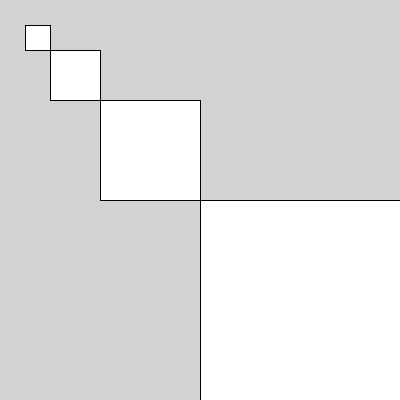
Frame 1 (no input)
Frame 60 (the mouse pressed at the canvas centre just before this capture): identical to frame 1, image omitted
Frame 120 (the mouse held since frame 60 and released just before this capture): identical to frame 1, image omitted

The Processing sketch that drew this single still picture (run headless with seeded random() and noise(); from frame 60 on, the mouse is pressed at the canvas centre):

// Processing sketch: sketch_21_1_2
// ── sketch_21_1_2.pde
void setup(){
  size(400,400);
  background(210);
}

void draw(){
  myFunction(200,200,200,200);
  myFunction(100,100,100,100);
  myFunction(50,50,50,50);
  myFunction(25,25,25,25);
}

void myFunction(int size, int number, int x, int y){
  rect(x,y,size,size);
  size-=10;
}
